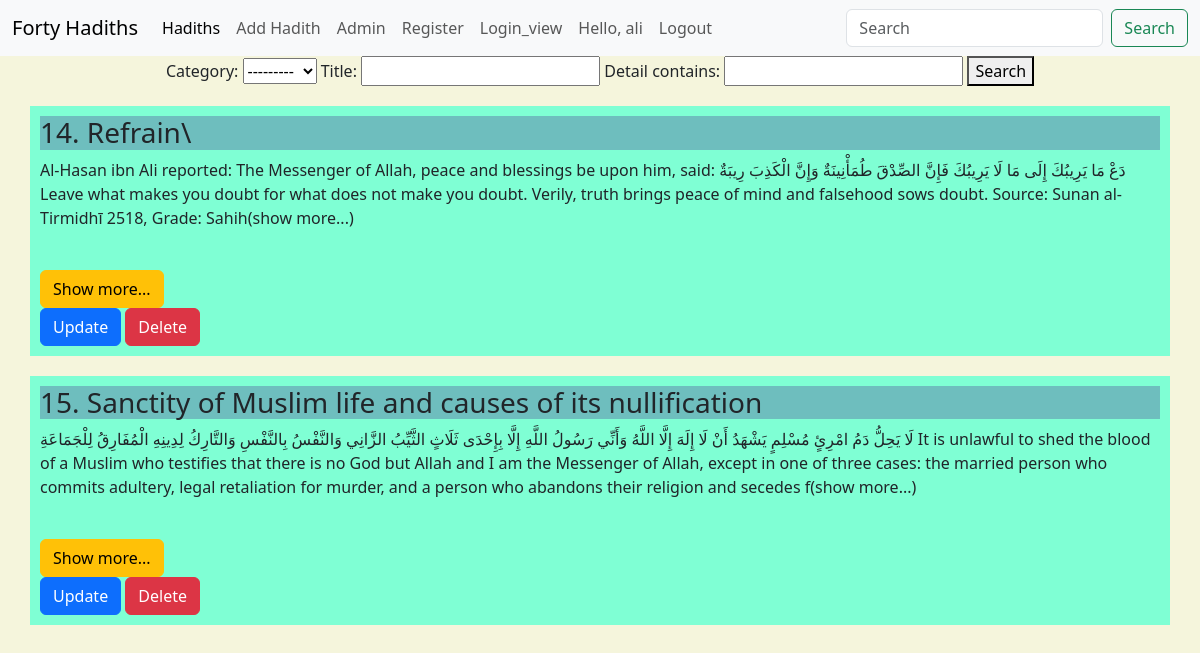
/hadith/ (signed in), run on the app's committed database.
### app/models.py (models this page shows, shortened)
class Hadith(models.Model):
    CATEGORY = (
        ('Hadith', 'Hadith'),
        ('Quran', 'Quran'),
        ('Others', 'Others')
    )
    tag = models.CharField(max_length=50, null=True, blank=True)
    title = models.CharField(max_length=200, null=True)
    detail = models.TextField(blank=True)
    date_created = models.DateTimeField(auto_now_add=True, null=True)
    date_updated = models.DateTimeField(auto_now=True, null=True)
    category = models.CharField(max_length=100, null=True, blank=True, choices=CATEGORY)
    def preview(self):
        return self.detail[:500] + "(show more...)"

### app/views.py (the view)
# urls.py: path('hadith/', hadith, name='hadith'),
def hadith(request):
    hadiths = Hadith.objects.all()
    myfilter = HadithFilter(request.GET,queryset=hadiths)
    hadiths = myfilter.qs
    context = {
        'hadiths': hadiths,
        'myfilter': myfilter,
    }
    return render(request, 'app/hadith.html', context)

### app/templates/app/hadith.html
{% extends 'app/home.html' %}
{% block content %}
   <div  class="h-200 d-flex align-items-center justify-content-center">
    <form>
        {{myfilter.form}}
        <button type='submit'>Search</button>
    </form>
    </div>
{% for hadith in hadiths %}
<div class="container">
        <h3 class="title">{{hadith.id}}. {{hadith.title}}</h3>
           <p class="detail">{{hadith.preview}}</p><br>
           <a class="btn btn-warning" href='{% url "hadith_detail" hadith.id %}'>Show more... </a><br>
           <a class='btn btn-primary' href='{% url "update" hadith.id %}'>Update</a>
           <a class='btn btn-danger' href='/delete/{{hadith.id}}'>Delete</a>
    </div>
{% endfor %}
{% endblock %}

### app/templates/app/home.html (shortened to what this page needs)
{% load static %}
<!DOCTYPE html>
<html>
<head>
<link href="https://cdn.jsdelivr.net/npm/bootstrap@5.3.1/dist/css/bootstrap.min.css" rel="stylesheet">
<link rel='stylesheet' type='text/css' href='{% static "/css/hadith.css" %}'>
</head>
<body>
    <nav class="navbar navbar-expand-lg navbar-light bg-light">
        <div class="container-fluid">
          <a class="navbar-brand" href="{%url 'home' %}">Forty Hadiths
          </a>
          <div class="collapse navbar-collapse" id="navbarSupportedContent">
            <ul class="navbar-nav me-auto mb-2 mb-lg-0">
              <li class="nav-item">
                <a class="nav-link active" aria-current="page" href="{% url 'hadith' %}">Hadiths</a>
              </li>
              <li class="nav-item">
                <a class="nav-link" href="{%url 'create' %}">Add Hadith</a>
              </li>
              <li class="nav-item">
                <a class="nav-link" href="/admin/">Admin</a>
              </li>
              <li class="nav-item">
                <a class="nav-link" href="{% url 'register' %}">Register</a>
              </li>
              <li class="nav-item">
                <a class="nav-link" href="{% url 'login_view' %}">Login_view</a>
              </li>
              {% if user.is_authenticated %}
              <li class="nav-item">
                <a class="nav-link">Hello, {{user.username}}</a>
              </li>
              {% else %}
              <li class="nav-item">
                <a class="nav-link" href="{% url 'loginpage' %}">Login</a>
              </li>
              {% endif %}
              {% if user.is_authenticated %}
              <li class="nav-item">
                <a class="nav-link" href="{% url 'logout' %}">Logout</a>
              </li>
              {% endif %}
            </ul>
            <form method='GET' class="d-flex" action='{% url "search" %}'>
              <input name='q' class="form-control me-2" type="search" placeholder="Search" aria-label="Search">
              <button class="btn btn-outline-success" type="submit">Search</button>
            </form>
          </div>
        </div>
      </nav>
  {% block content %}
  {% endblock %}
</body>
</html>

### static/css/hadith.css (style rules this page uses)
.container { background-color: aquamarine; margin: 20px auto; padding: 10px; }
body { background-color: beige; }
.title { background-color: rgb(110, 190, 190); margin: none; }
.detail { text-decoration: none; }

### data on the page
Hadith: id "14", title "Refrain\\", preview "Al-Hasan ibn Ali reported: The Messenger of Allah, peace and blessings be upon him, said: دَعْ مَا يَرِيبُكَ إِلَى مَا لَا يَرِيبُكَ فَإِنَّ الصِّدْقَ طُمَأْنِينَةٌ وَإِنَّ الْكَذِبَ رِيبَةٌ Leave what makes you doubt for what does not make you doubt. Verily, truth brings peace of mind and falsehood sows doubt. Source: Sunan al-Tirmidhī 2518, Grade: Sahih(show more...)"
Hadith: id "15", title "Sanctity of Muslim life and causes of its nullification", preview "لَا يَحِلُّ دَمُ امْرِئٍ مُسْلِمٍ يَشْهَدُ أَنْ لَا إِلَهَ إِلَّا اللَّهُ وَأَنِّي رَسُولُ اللَّهِ إِلَّا بِإِحْدَى ثَلَاثٍ الثَّيِّبُ الزَّانِي وَالنَّفْسُ بِالنَّفْسِ وَالتَّارِكُ لِدِينِهِ الْمُفَارِقُ لِلْجَمَاعَةِ It is unlawful to shed the blood of a Muslim who testifies that there is no God but Allah and I am the Messenger of Allah, except in one of three cases: the married person who commits adultery, legal retaliation for murder, and a person who abandons their religion and secedes f(show more...)"

### other printed values
{{ user.username }} "ali"
